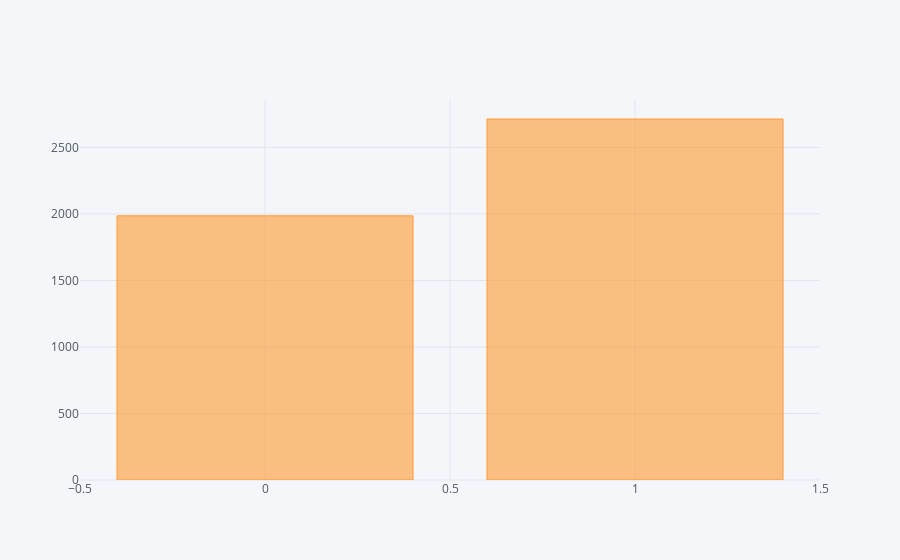

Notebook code for this chart:
### Code cell
data_corpus.groupby('polarity').agg({'index': 'count'}).iplot(kind='bar')

### Figure 1 — Plotly figure (JSON) as saved in the notebook; plotly's stock layout.template omitted (floating-point values rounded to 4 significant figures)
{"data": [{"marker": {"color": "rgba(255, 153, 51, 0.6)", "line": {"color": "rgba(255, 153, 51, 1.0)", "width": 1}}, "name": "index", "orientation": "v", "text": "", "type": "bar", "uid": "c068b667-7b60-40b3-b788-b81524aa40b0", "x": [0, 1], "y": [1986, 2714]}], "layout": {"legend": {"bgcolor": "#F5F6F9", "font": {"color": "#4D5663"}}, "paper_bgcolor": "#F5F6F9", "plot_bgcolor": "#F5F6F9", "title": {"font": {"color": "#4D5663"}}, "xaxis": {"gridcolor": "#E1E5ED", "showgrid": true, "tickfont": {"color": "#4D5663"}, "title": {"font": {"color": "#4D5663"}, "text": ""}, "zerolinecolor": "#E1E5ED"}, "yaxis": {"gridcolor": "#E1E5ED", "showgrid": true, "tickfont": {"color": "#4D5663"}, "title": {"font": {"color": "#4D5663"}, "text": ""}, "zerolinecolor": "#E1E5ED"}}}
